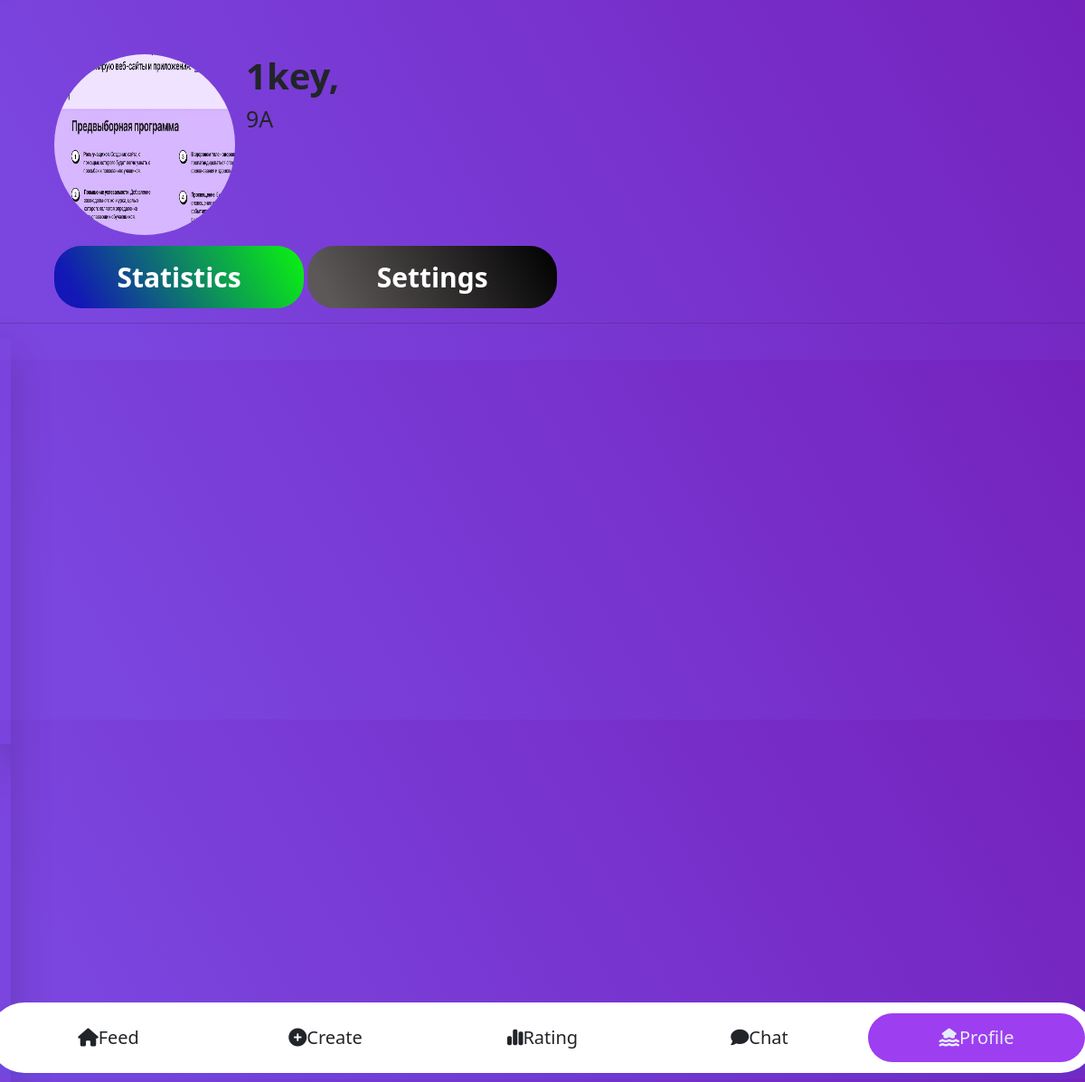
Page /my_profile (signed in) on the committed database.
### blog/models.py (models this page shows, shortened)
class Student(models.Model):
    CHOICES = (
        ('5А', '5 "А"'),
        ('5Б', '5 "Б"'),
        ('5В', '5 "В"'),
        ('6А', '6 "А"'),
        ('6Б', '6 "Б"'),
        ('6В', '6 "В"'),
        ('7А', '7 "А"'),
        ('7Б', '7 "Б"'),
        ('7В', '7 "В"'),
        ('8А', '8 "А"'),
        ('8Б', '8 "Б"'),
        ('8В', '8 "В"'),
        ('9А', '9 "А"'),
        ('9Б', '9 "Б"'),
        ('9В', '9 "В"'),
        ('10А', '10 "А"'),
        ('11А', '11 "А"'),
    )
    user = models.ForeignKey(
        User,
        on_delete=models.CASCADE,
        related_name='student',
    )
    id_user = models.IntegerField()
    grade = models.CharField('', choices=CHOICES, max_length=100)
    profile_img = models.ImageField(
        upload_to='profile_images',
        default='profile_images/blank-profile-img.png'
        )
    def get_amount_marks(self):
        return self.owner.all().count()

### blog/views.py (the view, shortened to what this page needs)
# urls.py: path('my_profile', UsertListView.as_view(), name='student_profile'),
class UsertListView(ListView):
    model = Student
    template_name = 'blog/profile.html'
    context_object_name = 'blog_post_user_list'
    def get_context_data(self, **kwargs):
        user = auth.get_user(self.request)
        student = Student.objects.get(user=user)
        context = {
            'user': user,
            'student': student,
        }
        return context

### blog/templates/blog/profile.html (shortened to what this page needs)
{% extends "blog/base.html" %}
{% block content_blog %}
<div class="avatar">
    <div class="container">
        <div class="box">
            <a href="{{ student.profile_img.url }}">
                <div class="box-image">
                    <div class="content-image">
                        <img src="{{ student.profile_img.url }}" alt="None" class="img-user">
                    </div>
                </div>
            </a>
            <div class="box-info-user">
                <h3 class="name-user">{{ student.user.username }}, </h3>
                <h2 class="bio">{{ student.grade }}</h2>
            </div>
        </div>
    </div>
    <div class="b-container statistics text-center col-5 col-lg-3">
        <a href="javascript:PopUpShow3th()">Statistics</a>
    </div>
    <div class="b-container settings text-center col-5 col-lg-3">
        <a href="javascript:PopUpShow4th()">Settings</a>
    </div>
</div>
<hr>
{% endblock %}

### blog/static/blog/css/style.css (style rules this page uses)
body { background-image: linear-gradient(60deg, rgb(123, 69, 223) 10%, #7522bd 100%); overflow-x: hidden; }
a { text-decoration: none; }
.container { display: inline; }
.avatar { margin: 0 4%; margin-bottom: 0vh; }
.container { overflow:hidden; padding-bottom: 100vh; }
.box { white-space: nowrap; }
.box div { display:inline-block; word-break: break-all; }
.img-user { margin: 1vw; border-radius: 50%; width: 25vh; height: 25vh; background-size: auto 300px; }
.box-info-user { position: absolute; margin-top: 1vw; }
.name-user { display: block; font-weight: 700; font-size: 40px; }
.bio { display: block; font-size: 25px; font-weight: 500; }
:root { --primary-color: #9d3ef0; --primary-color: #e6eef9; --secondary-color: #e6eef9; --secondary-color:#9d3ef0; }
*, *:after, *:before { box-sizing: border-box; }
.b-container { min-width: fit-content; background-color: #ccc; padding: 1vw; font-size: 30px; color: #fff; border-radius: 30px; }
.b-container a { font-weight: 700; color: white; }
.statistics { display: inline-block; padding: 1vw 5vw; background-image: linear-gradient(60deg, rgb(18, 23, 182) 10%, #0af60e 100%); }
.settings { display: inline-block; padding: 1vw; background-image: linear-gradient(60deg, rgb(93, 88, 88) 10%, #000000 100%); }

### rows in the picture
Student: profile_img (picture), user.username "1key", grade "9А"
